Frame 1 (no input): blank canvas, image omitted
Frame 60 (no input): blank canvas, image omitted
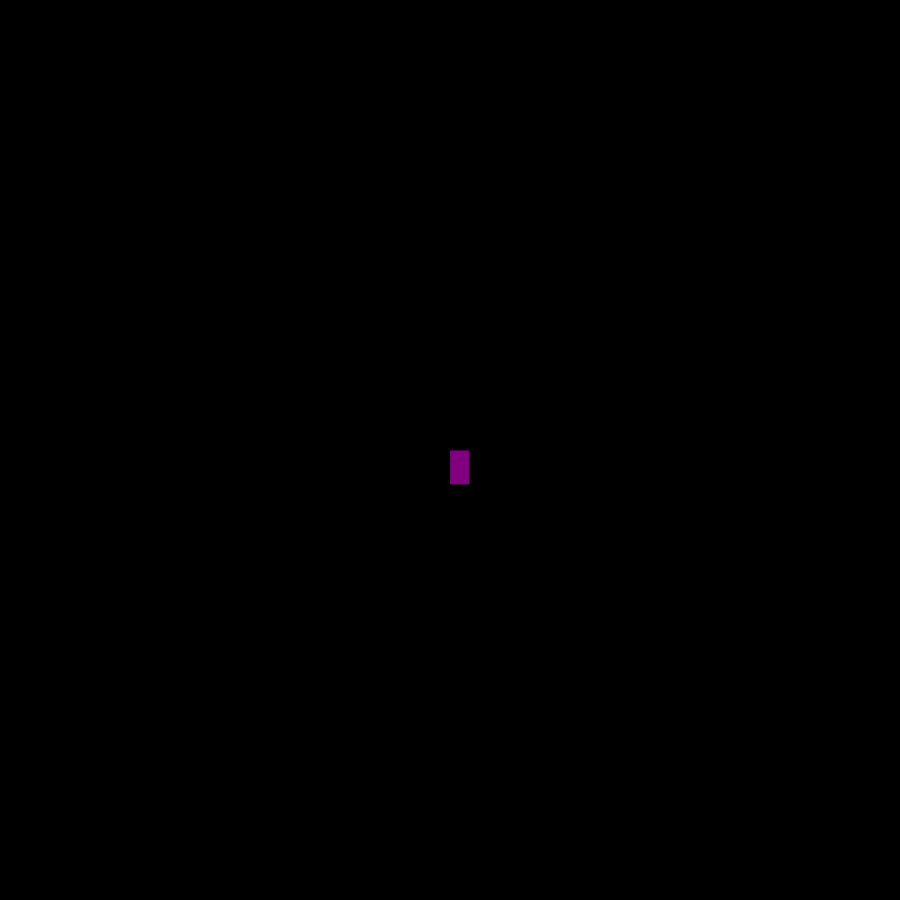
Frame 120 (the mouse pressed at the canvas centre since frame 60)

The p5.js sketch whose frames 1 and 60 were blank and that drew this single picture after the mouse press (run headless with seeded random() and noise() and a simulated clock; from frame 60 on, the mouse is pressed at the canvas centre):

// p5.js sketch
// ── sketch.js
function setup() {
  createCanvas(900, 900);
  background("black");}

function draw(){
  stroke("black");
  fill("purple");
  
  if(mouseIsPressed) {
    rect(mouseX, mouseY, 20,35);
  }
}
